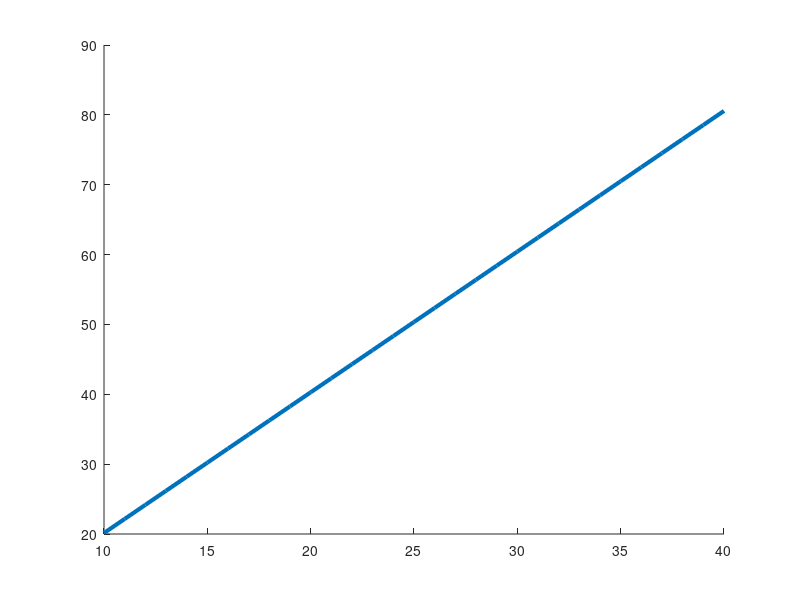

Write the MATLAB code that produced this figure. (Note: this script raises an error after producing the figure.)
clc;
clear;
close all;

% Zakladne parametre
m = 1000;  % hmotnosť vozidla v kg
b = 50;    % koeficient odporu (sila trenia/odporu)
pozadovane_rychlosti = 10:1:40;  % požadované rýchlosti vozidla 

% Časový interval simulácie
t = 0:0.1:20;  

% Prevodová funkcia systému
s = tf('s');  
P_cruise = 1/(m * s + b);  

% Hodnoty pre PI regulátor
Kp = 600;  
Ki = 20;
C = pid(Kp, Ki);  

% Premenne na verifikaciu
pozadovane_rychlosti = 10:1:40;  
integrali = zeros(size(pozadovane_rychlosti));  
errory = {}; 
odozva = {}; 
casy = {}; 

for i = 1:length(pozadovane_rychlosti)
    r = pozadovane_rychlosti(i); 
    
    % Uzavretá slučka s PI regulátorom a systémom tempomatu
    T = feedback(C*P_cruise, 1); 
    
    % Simulácia odozvy systému
    [y, t_out] = step(r*T, t);  
    
    % Výpočet chyby a integrálu chyby
    e = r - y;  % Chyba medzi referenciou a skutočnou hodnotou
    integral_error = trapz(t_out, abs(e));  % Numerický integrál chyby pomocou metódy trapezoidov
    
    integrali(i) = integral_error;
    errory{i} = abs(e);
    odozva{i} = y;
    casy{i} = t_out;
end

[~, max_idx] = max(integrali);

t_max = casy{max_idx};
e_max = errory{max_idx};
r_max = pozadovane_rychlosti(max_idx);
y_max = odozva{max_idx};

% Výsledky
disp('Integrály riadiacej veličiny pre jednotlivé rýchlosti:');
for i = 1:length(pozadovane_rychlosti)
    fprintf('Rýchlosť %d m/s: Integrál = %.4f\n', pozadovane_rychlosti(i), integrali(i));
end

% Graf závislosti integrálu chyby od rýchlosti
figure;
hold on;
p1 = plot(pozadovane_rychlosti, integrali, '-', 'LineWidth', 1.5, 'MarkerSize', 6);
set(p1, 'LineWidth', 3);

% Pridanie referencie vo výške 100
yline(100, '--r', 'LineWidth', 2, ...
      'LabelHorizontalAlignment', 'right', 'LabelVerticalAlignment', 'middle');


% Popisky osí
xlabel_handle = xlabel('Po\v{z}adovan\''{a} r\''{y}chlos\v{t} [m/s]', 'Interpreter', 'latex');
ylabel_handle = ylabel('Integr\''{a}l chyby', 'Interpreter', 'latex');

% Názov grafu
title_handle = title(['Z\''{a}vislos\v{t} oblasti chyby od po\v{z}adovanej r\''{y}chlosti'], ...
                     'Interpreter', 'latex');

% Nastavenie písma
set([xlabel_handle, ylabel_handle, title_handle], 'FontSize', 20);

% Nastavenie legendy
legend({'Odozva syst\''{e}mu', 'Hranica po\v{z}iadavky'}, ...
       'Interpreter', 'latex', 'FontSize', 16, 'Location', 'NorthWest', 'Orientation', 'vertical');

% Aktivovanie mriežky
grid on;

% Uloženie grafu
print('Integral_multiple_zavislost', '-dpng');